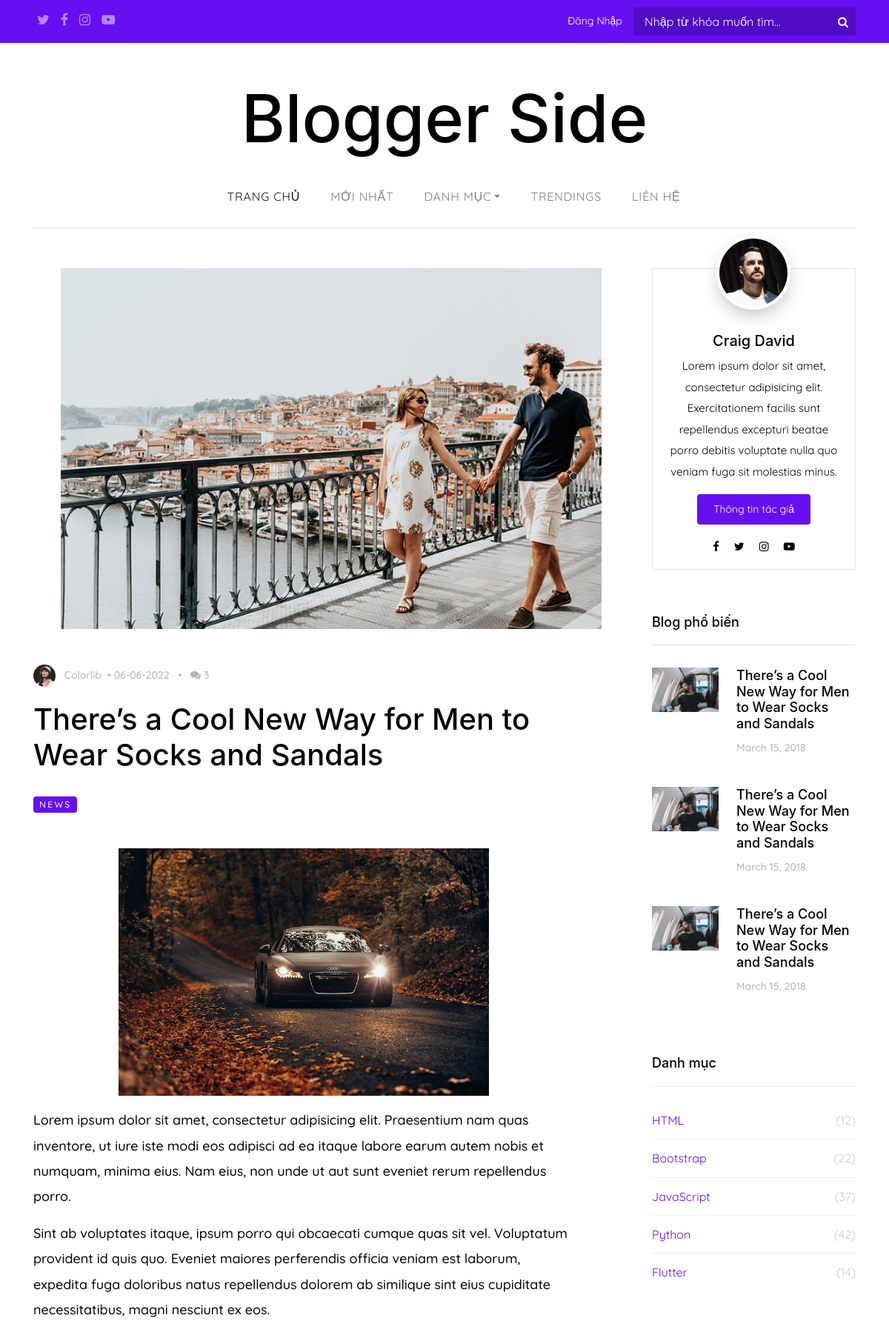
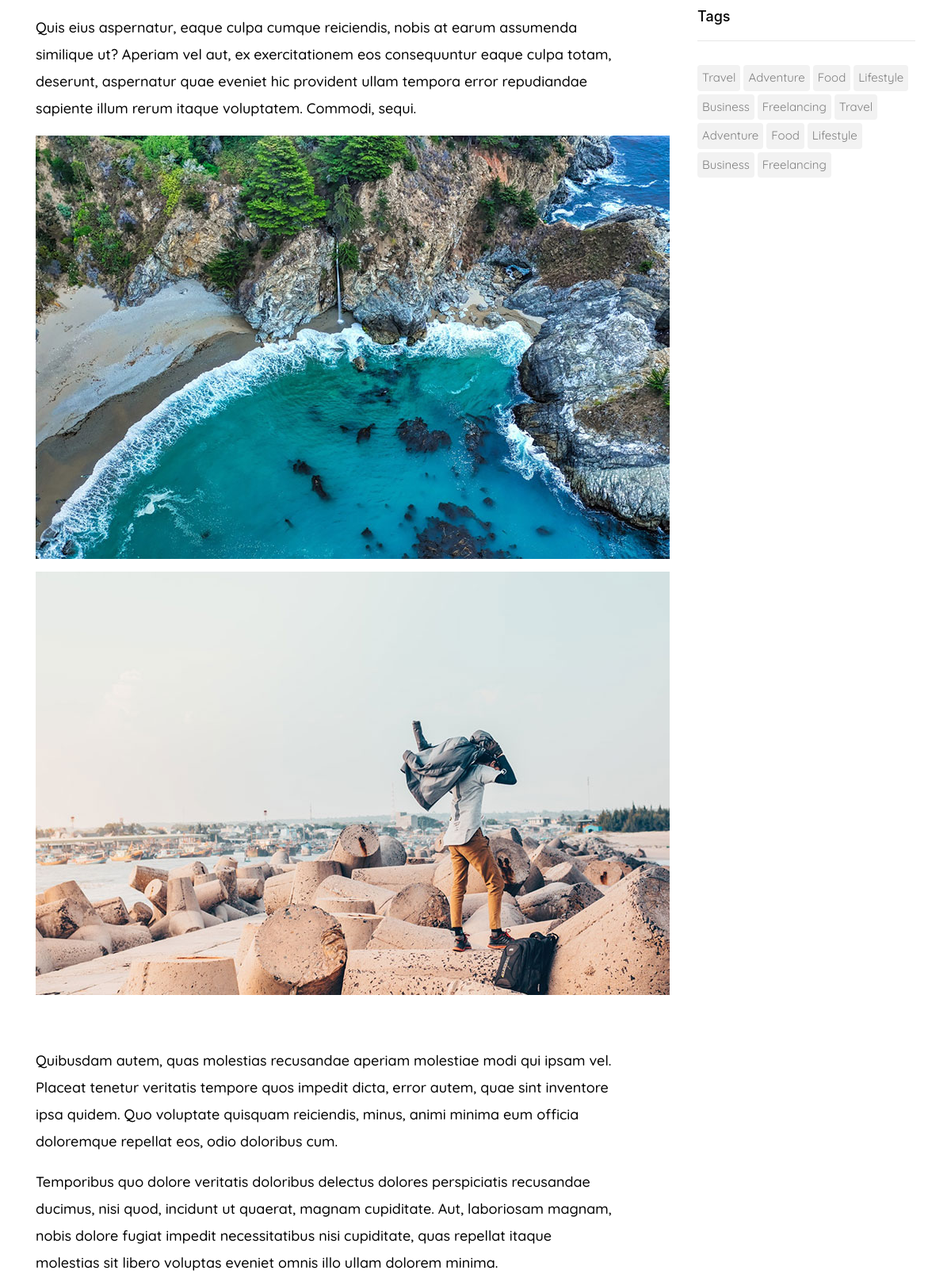
Page /blog/2 (upper part) on the committed database (2 pictures, top to bottom).
### blog/models.py (models this page shows, shortened)
class Post(models.Model):
    blog_cate=models.CharField(max_length=255, null=True, choices=blog_cate_choices)
    title=models.CharField(max_length=100)
    image=models.ImageField(null=True, blank=True)
    content= RichTextUploadingField(blank=True)
    date=models.DateTimeField(auto_now_add=True)
    accountid=models.IntegerField(max_length=11,)
    showblog=models.IntegerField(max_length=1)

### blog/views.py (the view)
# urls.py: path('<int:id>',views.blog_details, name='post'),
def blog_details(request, id):
    post=Post.objects.get(id=id)
    comments=Comment.objects.filter(blog_id=id).order_by("-date_comment")
    number=Comment.objects.filter(blog_id=id).order_by("-date_comment").count()
    return render(request, 'pages/blog-details.html',{'post':post,'comments':comments,'number':number})

### blog/templates/pages/blog-details.html (shortened to what this page needs)
{% extends "pages/base.html" %}
{% block content %}
    <section class="site-section py-lg">
      <div class="container">
        <div class="row blog-entries element-animate">
          <div class="col-md-12 col-lg-8 main-content">
            <img src="{{post.image.url}}" alt="Image" class="img-fluid mb-5 image-title">
             <div class="post-meta">
                        <span class="author mr-2"><img src="/static/images/person_1.jpg" alt="Colorlib" class="mr-2"> Colorlib</span>&bullet;
                        <span class="mr-2">{{post.date|date:"m-d-Y"}} </span> &bullet;
                        <span class="ml-2"><span class="fa fa-comments"></span> 3</span>
                      </div>
            <h1 class="mb-4">{{post.title}}</h1>
            <a class="category mb-5" href="#">{{post.blog_cate}}</a>
            <div class="post-content-body">
              {{post.content|safe}}
            </div>
          </div>
          <div class="col-md-12 col-lg-4 sidebar">
            <div class="sidebar-box">
              <div class="bio text-center">
                <img src="/static/images/person_2.jpg" alt="Image Placeholder" class="img-fluid">
                <div class="bio-body">
                  <h2>Craig David</h2>
                  <p>Lorem ipsum dolor sit amet, consectetur adipisicing elit. Exercitationem facilis sunt repellendus excepturi beatae porro debitis voluptate nulla quo veniam fuga sit molestias minus.</p>
                  <p><a href="#" class="btn btn-primary btn-sm rounded">Thông tin tác giả</a></p>
                  <p class="social">
                    <a href="#" class="p-2"><span class="fa fa-facebook"></span></a>
                    <a href="#" class="p-2"><span class="fa fa-twitter"></span></a>
                    <a href="#" class="p-2"><span class="fa fa-instagram"></span></a>
                    <a href="#" class="p-2"><span class="fa fa-youtube-play"></span></a>
                  </p>
                </div>
              </div>
            </div>
            <div class="sidebar-box">
              <h3 class="heading">Blog phổ biến</h3>
              <div class="post-entry-sidebar">
                <ul>
                  <li>
                    <a href="">
                      <img src="/static/images/img_1.jpg" alt="Image placeholder" class="mr-4">
                      <div class="text">
                        <h4>There’s a Cool New Way for Men to Wear Socks and Sandals</h4>
                        <div class="post-meta">
                          <span class="mr-2">March 15, 2018 </span>
                        </div>
                      </div>
                    </a>
                  </li>
                  <li>
                    <a href="">
                      <img src="/static/images/img_1.jpg" alt="Image placeholder" class="mr-4">
                      <div class="text">
                        <h4>There’s a Cool New Way for Men to Wear Socks and Sandals</h4>
                        <div class="post-meta">
                          <span class="mr-2">March 15, 2018 </span>
                        </div>
                      </div>
                    </a>
                  </li>
                  <li>
                    <a href="">
                      <img src="/static/images/img_1.jpg" alt="Image placeholder" class="mr-4">
                      <div class="text">
                        <h4>There’s a Cool New Way for Men to Wear Socks and Sandals</h4>
                        <div class="post-meta">
                          <span class="mr-2">March 15, 2018 </span>
                        </div>
                      </div>
                    </a>
                  </li>
                </ul>
              </div>
            </div>
            <div class="sidebar-box">
              <h3 class="heading">Danh mục</h3>
              <ul class="categories">
                 <li><a href="#">HTML <span>(12)</span></a></li>
                 <li><a href="#">Bootstrap <span>(22)</span></a></li>
                 <li><a href="#">JavaScript <span>(37)</span></a></li>
                 <li><a href="#">Python <span>(42)</span></a></li>
                 <li><a href="#">Flutter <span>(14)</span></a></li>
              </ul>
            </div>
            <div class="sidebar-box">
              <h3 class="heading">Tags</h3>
              <ul class="tags">
                <li><a href="#">Travel</a></li>
                <li><a href="#">Adventure</a></li>
                <li><a href="#">Food</a></li>
                <li><a href="#">Lifestyle</a></li>
                <li><a href="#">Business</a></li>
                <li><a href="#">Freelancing</a></li>
                <li><a href="#">Travel</a></li>
                <li><a href="#">Adventure</a></li>
                <li><a href="#">Food</a></li>
                <li><a href="#">Lifestyle</a></li>
                <li><a href="#">Business</a></li>
                <li><a href="#">Freelancing</a></li>
              </ul>
            </div>
          </div>
        </div>
      </div>
    </section>
    </div>
{% endblock %}

### blog/static/css/style.css (style rules this page uses)
body { background: #ccc url("../images/photography.png") repeat; font-family: 'Quicksand', sans-serif; font-weight: 500; font-size: 18px; line-height: 1.9; color: black; }
a { -webkit-transition: .3s all ease; -o-transition: .3s all ease; transition: .3s all ease; text-decoration: none; }
h1, h2, h3, h4, h5 { color: #000; font-family: "Josefin Sans", -apple-system, BlinkMacSystemFont, "Segoe UI", Roboto, "Helvetica Neue", Arial, sans-serif, "Apple Color Emoji", "Segoe UI Emoji", "Segoe UI Symbol", "Noto Color Emoji"; }
.category { display: inline-block; background: #6610f2; padding: 2px 8px; line-height: 1.5; font-size: 12px; border-radius: 4px; text-transform: uppercase; color: #fff !important; margin-right: 10px; letter-spacing: .2em; }
.bio { padding: 15px; background: #fff; border: 1px solid #e6e6e6; font-weight: 400; }
.bio img { border: 4px solid #fff; -webkit-box-shadow: 0 10px 30px -10px rgba(0, 0, 0, 0.4); box-shadow: 0 10px 30px -10px rgba(0, 0, 0, 0.4); max-width: 100px; margin-top: -4em; border-radius: 50%; position: relative; margin-bottom: 30px; }
.bio h2 { font-size: 20px; }
.bio .bio-body .social a { color: #000; }
.site-section { padding: 3em 0; }
.blog-entries .post-meta { margin-bottom: 20px; font-size: 14px; color: #b3b3b3; }
.blog-entries .post-meta .author img { width: 30px; border-radius: 50%; display: inline-block; }
.btn, .form-control { outline: none; -webkit-box-shadow: none !important; box-shadow: none !important; border-radius: 0; }
.btn { -webkit-transition: .3s all ease; -o-transition: .3s all ease; transition: .3s all ease; padding: 8px 20px; }
.btn.btn-primary { color: #fff; border-width: 2px; }
.btn.btn-sm { font-size: 14px; }
.sidebar { padding-left: 5em; }
.sidebar-box { margin-bottom: 4em; font-size: 15px; width: 100%; float: left; background: #fff; }
.sidebar-box *:last-child { margin-bottom: 0; }
.sidebar-box .heading { font-size: 18px; margin-bottom: 30px; padding-bottom: 20px; border-bottom: 1px solid #e6e6e6; }
.tags { padding: 0; margin: 0; font-weight: 400; }
.tags li { padding: 0; margin: 0 4px 4px 0; float: left; display: inline-block; }
.tags li a { float: left; display: block; border-radius: 4px; padding: 2px 6px; color: gray; background: #f2f2f2; }
.categories, .sidelink { padding: 0; margin: 0; font-weight: 400; }
.categories li, .sidelink li { padding: 0; margin: 0; position: relative; margin-bottom: 10px; padding-bottom: 10px; border-bottom: 1px dotted #dee2e6; list-style: none; }
.categories li:last-child, .sidelink li:last-child { margin-bottom: 0; border-bottom: none; padding-bottom: 0; }
.categories li a, .sidelink li a { display: block; font-size: 16px; }
.categories li a span, .sidelink li a span { position: absolute; right: 0; top: 0; color: #ccc; -webkit-transition: .3s all ease; -o-transition: .3s all ease; transition: .3s all ease; }
.heading { color: #000; }
.post-entry-sidebar .post-meta { font-size: 14px; color: #b3b3b3; }
.post-entry-sidebar ul { padding: 0; margin: 0; }
.post-entry-sidebar ul li { list-style: none; padding: 0 0 20px 0; margin: 0 0 20px 0; }
.post-entry-sidebar ul li a { display: table; }
.post-entry-sidebar ul li a img { width: 90px; }
.post-entry-sidebar ul li a img, .post-entry-sidebar ul li a .text { display: table-cell; vertical-align: middle; }
.post-entry-sidebar ul li a .text h4 { font-size: 18px; }
.element-animate { opacity: 0; visibility: hidden; }
.post-content-body { max-width: 1000px; }
.image-title { margin-left:5%; }

### rows in the picture
Post: image (picture), date "06-06-2022", title "There’s a Cool New Way for Men to Wear Socks and Sandals", blog_cate "NEWS", content (picture), content "Lorem ipsum dolor sit amet, consectetur adipisicing elit. Praesentium nam quas inventore, ut iure iste modi eos adipisci ad ea itaque labore earum autem nobis et numquam, minima eius. Nam eius, non unde ut aut sunt eveniet rerum repellendus porro. Sint ab voluptates itaque, ipsum porro qui obcaecati cumque quas sit vel. Voluptatum provident id quis quo. Eveniet maiores perferendis officia veniam est laborum, expedita fuga doloribus natus repellendus dolorem ab similique sint eius cupiditate necessitatibus, magni nesciunt ex eos. Quis eius aspernatur, eaque culpa cumque reiciendis, nobis at earum assumenda similique ut? Aperiam vel aut, ex exercitationem eos consequuntur eaque culpa totam,…"
